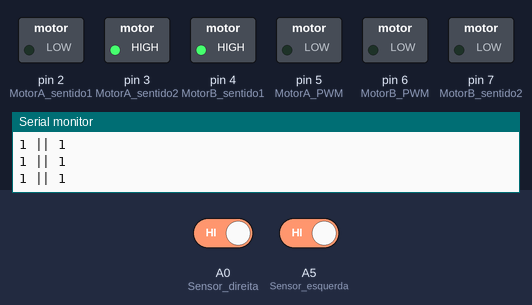
Recording of a sketch running on a simulated Arduino Uno, built with avr-gcc and run on an emulated ATmega328P. On the bench: switched loads named in the sketch (green lamp = pin HIGH), the last lines printed to the serial monitor. Inputs (shaded band) come from the test bench; at power-on: A0 (Sensor_direita) HIGH, A5 (Sensor_esquerda) HIGH.

Above: at 1.2 s.
1.3 s: A0 (Sensor_direita) driven LOW
At 2.2 s:
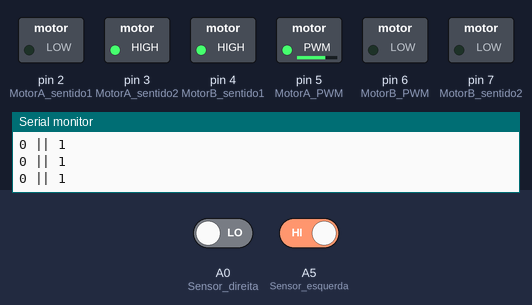
2.8 s: A5 (Sensor_esquerda) driven LOW
At 3.2 s:
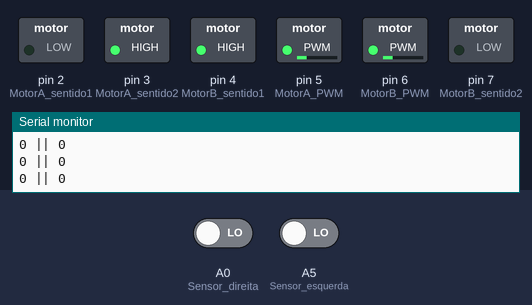
4.3 s: A0 (Sensor_direita) driven HIGH
At 5.5 s:
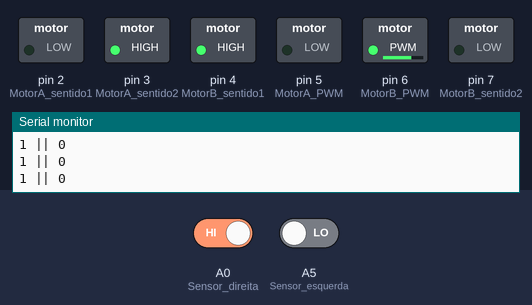
Timing chart, 0 to 7.3 s (numbered marks = the images above; inputs shaded):
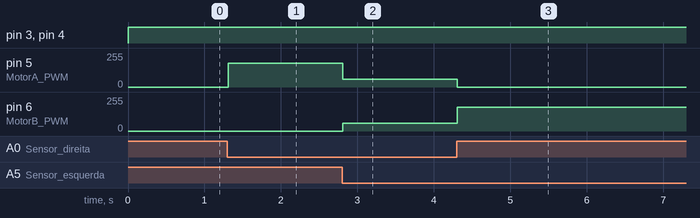

Measured:
- after the input at 1.3 s, pin 5 (MotorA_PWM): 0/255 → 180/255 at once
- after the input at 2.8 s, pin 5 (MotorA_PWM): 180/255 → 60/255 at once; pin 6 (MotorB_PWM): 0/255 → 60/255 at once
- after the input at 4.3 s, pin 5 (MotorA_PWM): 60/255 → 0/255 at once; pin 6 (MotorB_PWM): 60/255 → 180/255 at once

The sketch:

2sensores.ino
```cpp
/*DECLARAÇÃO DE VARIAVEIS*/
#define MotorA_sentido1 2
#define MotorA_sentido2 3
#define MotorB_sentido1 4
#define MotorB_sentido2 7
#define MotorA_PWM 5
#define MotorB_PWM 6

#define veloc0 0
#define veloc1 60
#define veloc2 180

#define Sensor_direita A0
#define Sensor_esquerda A5

bool direita, esquerda;

void setup() {
  Serial.begin(9600);
  pinMode(MotorA_sentido1, OUTPUT);
  pinMode(MotorA_sentido2, OUTPUT);
  pinMode(MotorB_sentido1, OUTPUT);
  pinMode(MotorB_sentido2, OUTPUT);
  pinMode(MotorA_PWM, OUTPUT);
  pinMode(MotorB_PWM, OUTPUT);
  pinMode(Sensor_direita, INPUT);
  pinMode(Sensor_esquerda, INPUT);

}

void loop()
{
  //Define o sentido de rotação dos motores
  digitalWrite(MotorA_sentido1, LOW);
  digitalWrite(MotorA_sentido2, HIGH);
  digitalWrite(MotorB_sentido1, HIGH);
  digitalWrite(MotorB_sentido2, LOW);

  //Leituras dos Sensores
  direita = digitalRead(Sensor_direita);
  esquerda = digitalRead(Sensor_esquerda);
  Serial.print(direita);
  Serial.print(" || ");
  Serial.println(esquerda);

  //Rodando os motores dependendo das leituras
  if(direita == false && esquerda == false)
  {
  analogWrite(MotorA_PWM, veloc1);
  analogWrite(MotorB_PWM, veloc1);
  }
  if(direita == false && esquerda == true)
  {
  analogWrite(MotorA_PWM, veloc2);
  analogWrite(MotorB_PWM, veloc0);
  }
  if(direita == true && esquerda == false)
  {
  analogWrite(MotorA_PWM, veloc0);
  analogWrite(MotorB_PWM, veloc2);
  }
  if(direita == true && esquerda == true)
  {
  analogWrite(MotorA_PWM, veloc0);
  analogWrite(MotorB_PWM, veloc0);
  }
}
```
